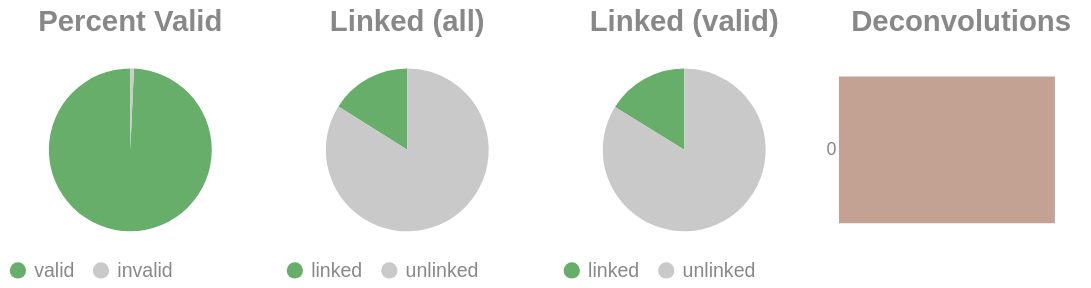

The notebook cell saved with this chart:
### Code cell
if SKIPLR:
    pass
else:
    clash = Counter()
    for i in valids['molecule'].to_list():
        _mol = i.split("-")
        if len(_mol) == 1:
            clash.update('0')
        else:
            clash.update(_mol[-1])

    _d = {"deconvolutions": [], 'count': []}
    for k,v in clash.items():
        _d['deconvolutions'].append(k)
        _d['count'].append(v)

    tot_valid = valids['reads'].sum()
    mask = valids['reads'] >= 2
    n_linked_reads = valids.filter(mask)['reads'].sum()
    if n_linked_reads == 0:
        print_html("No linked molecules (>=2 reads) were detected; skipping linked-only distributions.")
        SKIPLR = True
    else:
        perc_valid = round(tot_valid / n_reads, 4)
        linked_perc_abs = round(n_linked_reads / n_reads, 4)
        linked_perc = round(n_linked_reads / tot_valid, 4)

    _valid = pl.DataFrame({"valids": ['valid', 'invalid'], "count": [tot_valid, n_reads - tot_valid]})
    _linked_abs = pl.DataFrame({"linked (absolute)": ['linked', 'unlinked'], "count": [n_linked_reads, n_reads - n_linked_reads]})
    _linked_rel = pl.DataFrame({"linked (valids)": ['linked', 'unlinked'], "count": [n_linked_reads, tot_valid - n_linked_reads]})

    (
        alt.hconcat(
            piechart(_valid, goodval = 'valid', title = "Percent Valid"),
            piechart(_linked_abs, goodval = "linked", title =  "Linked (all)"),
            piechart(_linked_rel, goodval = "linked", title =  "Linked (valid)"),
            convolutionbar(pl.DataFrame(_d), title = "Deconvolutions"),
            center = True,
            bounds = 'flush'
        )
        .resolve_scale(color='independent')
        .resolve_legend('independent')
        .properties(usermeta={'embedOptions': {"actions": False}})
    ).display()

### Figure 1 — Vega-Lite specification as saved in the notebook (floating-point values rounded to 4 significant figures)
{"width": "container", "height": 400, "config": {"title": {"anchor": "start", "dy": -15, "fontSize": 18, "color": "#888888", "subtitleColor": "#888888", "subtitleFontSize": 14}, "arc": {"fill": "#0072B2"}, "axis": {"domainColor": "#888888", "domainWidth": 0.5, "gridWidth": 0.2, "grid": false, "titleFontWeight": 400, "titleFontSize": 15, "labelFontSize": 11, "labelColor": "#888888", "tickColor": "#888888", "tickWidth": 0.2, "titleColor": "#888888"}, "axisBand": {"grid": false}, "axisX": {"grid": true, "tickSize": 10, "domainCap": "round"}, "axisY": {"domain": false, "grid": true, "tickSize": 0, "domainCap": "round"}, "background": "transparent", "header": {"labelFontSize": 15, "labelColor": "#888888", "titleFontSize": 15, "titleFontWeight": 600, "titleColor": "#888888"}, "legend": {"labelFont": "sans-serif", "labelFontSize": 12, "labelColor": "#888888", "symbolSize": 100, "symbolType": "circle", "titleFontSize": 12, "titlePadding": 10, "titleColor": "#888888", "title": null}, "range": {"category": ["#E69F00", "#56B4E9", "#009E73", "#F0E442", "#0072B2", "#D55E00", "#CC79A7", "#000000"], "diverging": ["#cfe8f3", "#a2d4ec", "#73bfe2", "#46abdb", "#1696d2", "#12719e"]}, "area": {"fill": "#0072B2", "fillOpacity": 0.7, "line": true, "strokeOpacity": 0.7}, "line": {"color": "#0072B2", "stroke": "#0072B2", "strokeWidth": 2}, "trail": {"color": "#0072B2", "stroke": "#0072B2", "strokeWidth": 0, "size": 1}, "point": {"filled": true, "fillOpacity": 1.0, "size": 95}, "text": {"color": "#888888", "fontSize": 11, "align": "right", "fontWeight": 400, "size": 11}, "bar": {"fill": "#0072B2", "stroke": null}, "view": {"stroke": null, "continuousWidth": 660, "continuousHeight": 400}}, "hconcat": [{"data": {"name": "data-2f970c3da9b57df53ad53eceea86a23a"}, "mark": {"type": "arc"}, "encoding": {"color": {"field": "valids", "legend": {"orient": "bottom", "title": null}, "scale": {"domain": ["valid", "invalid"], "range": ["#68ae6b", "#C9C9C9"]}, "title": "Valids", "type": "nominal"}, "theta": {"field": "count", "type": "quantitative"}, "tooltip": [{"field": "valids", "title": "Valids", "type": "ordinal"}, {"field": "percent", "format": ".2%", "title": "Percent", "type": "quantitative"}, {"field": "count", "title": "Count", "type": "quantitative"}]}, "height": 100, "title": {"text": "Percent Valid", "align": "center", "anchor": "middle"}, "transform": [{"calculate": "datum.count / 3900210", "as": "percent"}], "width": 150}, {"data": {"name": "data-5bdec10972ce4337dca2b317e1dbb1cd"}, "mark": {"type": "arc"}, "encoding": {"color": {"field": "linked (absolute)", "legend": {"orient": "bottom", "title": null}, "scale": {"domain": ["linked", "unlinked"], "range": ["#68ae6b", "#C9C9C9"]}, "title": "Linked (Absolute)", "type": "nominal"}, "theta": {"field": "count", "type": "quantitative"}, "tooltip": [{"field": "linked (absolute)", "title": "Linked (Absolute)", "type": "ordinal"}, {"field": "percent", "format": ".2%", "title": "Percent", "type": "quantitative"}, {"field": "count", "title": "Count", "type": "quantitative"}]}, "height": 100, "title": {"text": "Linked (all)", "align": "center", "anchor": "middle"}, "transform": [{"calculate": "datum.count / 3900210", "as": "percent"}], "width": 150}, {"data": {"name": "data-bb4f746bba8c5971775f93a70ac262f6"}, "mark": {"type": "arc"}, "encoding": {"color": {"field": "linked (valids)", "legend": {"orient": "bottom", "title": null}, "scale": {"domain": ["linked", "unlinked"], "range": ["#68ae6b", "#C9C9C9"]}, "title": "Linked (Valids)", "type": "nominal"}, "theta": {"field": "count", "type": "quantitative"}, "tooltip": [{"field": "linked (valids)", "title": "Linked (Valids)", "type": "ordinal"}, {"field": "percent", "format": ".2%", "title": "Percent", "type": "quantitative"}, {"field": "count", "title": "Count", "type": "quantitative"}]}, "height": 100, "title": {"text": "Linked (valid)", "align": "center", "anchor": "middle"}, "transform": [{"calculate": "datum.count / 3872280", "as": "percent"}], "width": 150}, {"data": {"name": "data-294d4a87cf2941e051f0e9ca6791afef"}, "mark": {"type": "bar"}, "encoding": {"color": {"field": "deconvolutions", "legend": null, "scale": {"scheme": "lightgreyred"}, "type": "nominal"}, "tooltip": [{"field": "deconvolutions", "title": "Deconvolutions", "type": "ordinal"}, {"field": "percent", "format": ".2%", "title": "Percent", "type": "quantitative"}, {"field": "count", "title": "Count", "type": "quantitative"}], "x": {"axis": null, "field": "count", "type": "quantitative"}, "y": {"field": "deconvolutions", "sort": "ascending", "title": null, "type": "nominal"}}, "height": 100, "title": {"text": "Deconvolutions", "align": "center", "anchor": "middle"}, "transform": [{"calculate": "datum.count / 3535098", "as": "percent"}], "width": 150}], "bounds": "flush", "center": true, "resolve": {"legend": {"angle": "independent"}, "scale": {"color": "independent"}}, "usermeta": {"embedOptions": {"actions": false}}, "$schema": "https://vega.github.io/schema/vega-lite/v6.1.0.json", "datasets": {"data-2f970c3da9b57df53ad53eceea86a23a": [{"valids": "valid", "count": 3872280}, {"valids": "invalid", "count": 27930}], "data-5bdec10972ce4337dca2b317e1dbb1cd": [{"linked (absolute)": "linked", "count": 625648}, {"linked (absolute)": "unlinked", "count": 3274562}], "data-bb4f746bba8c5971775f93a70ac262f6": [{"linked (valids)": "linked", "count": 625648}, {"linked (valids)": "unlinked", "count": 3246632}], "data-294d4a87cf2941e051f0e9ca6791afef": [{"deconvolutions": "0", "count": 3535098}]}}
